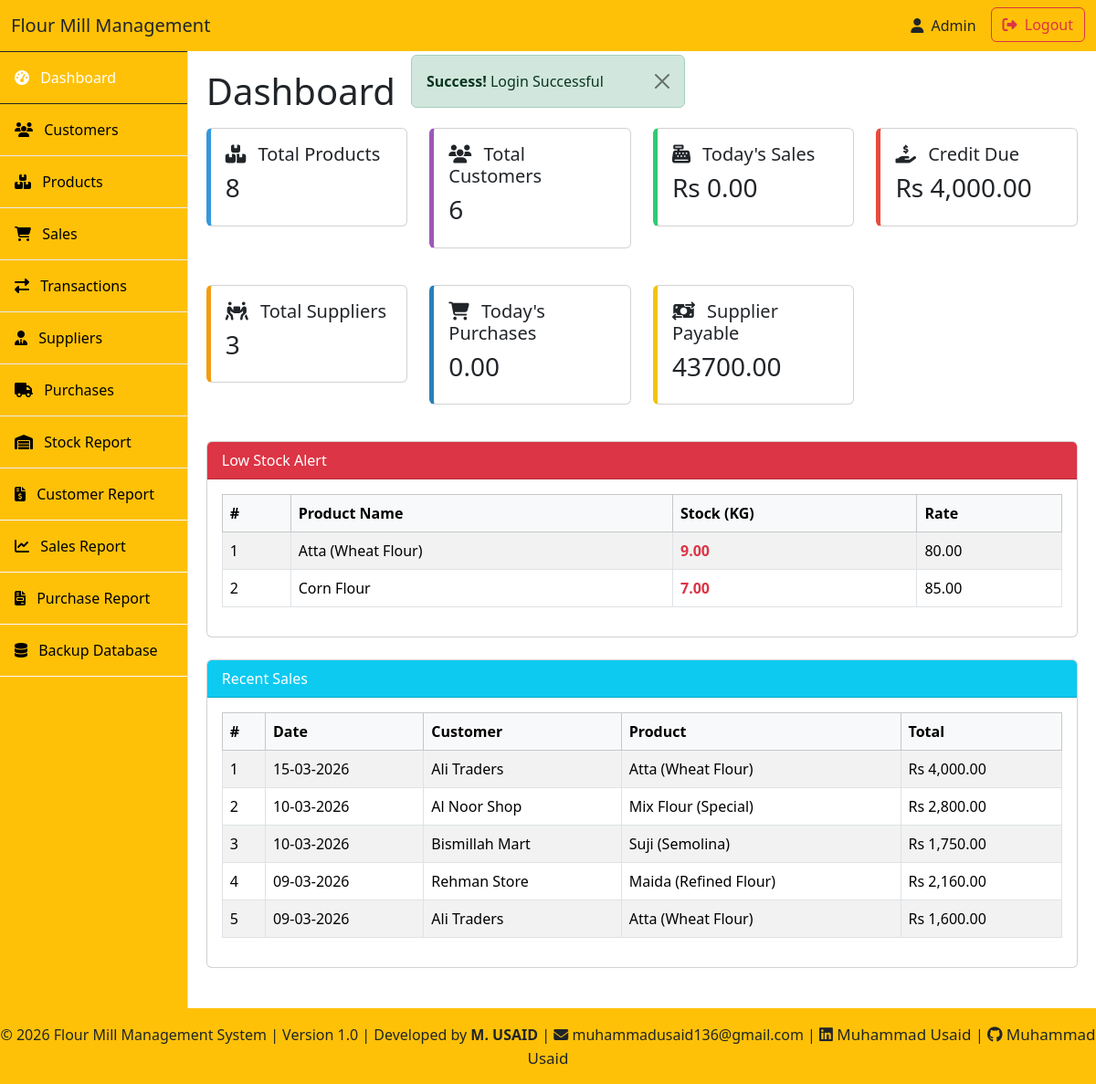
/index.php (signed in), run on the app's committed database.
### tables this page shows
CREATE TABLE `products` (
  `id` int(11) NOT NULL AUTO_INCREMENT,
  `name` varchar(255) NOT NULL,
  `created_at` timestamp NOT NULL DEFAULT current_timestamp(),
  `updated_at` timestamp NOT NULL DEFAULT current_timestamp() ON UPDATE current_timestamp(),
  `stock_kg` decimal(10,2) DEFAULT NULL,
  `rate_per_kg` decimal(10,2) DEFAULT NULL,
  PRIMARY KEY (`id`)
);

CREATE TABLE `sales` (
  `id` int(11) NOT NULL AUTO_INCREMENT,
  `customer_id` int(11) DEFAULT NULL,
  `product_id` int(11) NOT NULL,
  `quantity` decimal(10,2) NOT NULL,
  `rate` decimal(10,2) NOT NULL,
  `total` decimal(10,2) NOT NULL,
  `payment_type` enum('cash','credit') NOT NULL,
  `created_at` timestamp NOT NULL DEFAULT current_timestamp(),
  PRIMARY KEY (`id`),
  KEY `fk_sale_customer` (`customer_id`),
  KEY `fk_sale_product` (`product_id`),
  CONSTRAINT `fk_sale_customer` FOREIGN KEY (`customer_id`) REFERENCES `customers` (`id`) ON DELETE SET NULL ON UPDATE CASCADE,
  CONSTRAINT `fk_sale_product` FOREIGN KEY (`product_id`) REFERENCES `products` (`id`) ON DELETE CASCADE ON UPDATE CASCADE
);

CREATE TABLE `customers` (
  `id` int(11) NOT NULL AUTO_INCREMENT,
  `name` varchar(100) NOT NULL,
  `phone` varchar(20) DEFAULT NULL,
  `address` text DEFAULT NULL,
  `created_at` timestamp NOT NULL DEFAULT current_timestamp(),
  PRIMARY KEY (`id`)
);

### includes/functions.php (called while the page is built, shortened)
<?php
function getFlash(string $type): ?string
{
    if (isset($_SESSION['flash'][$type])) {
        $msg = $_SESSION['flash'][$type];
        return $msg;
    }
    return null;
}
function e(string $value): string
{
    return htmlspecialchars($value ?? '', ENT_QUOTES | ENT_SUBSTITUTE, 'UTF-8');
}

### index.php (the view)
<?php
include "includes/init.php";
include "layout/header.php";
$stmt = mysqli_prepare($conn, "SELECT COUNT(*) AS total_products FROM products");
mysqli_stmt_execute($stmt);
$result = mysqli_stmt_get_result($stmt);
$total_products = mysqli_fetch_assoc($result)['total_products'];
$stmt = mysqli_prepare($conn, "SELECT COUNT(*) AS total_customers FROM customers");
mysqli_stmt_execute($stmt);
$result = mysqli_stmt_get_result($stmt);
$total_customers = mysqli_fetch_assoc($result)['total_customers'];
$stmt = mysqli_prepare($conn, "SELECT SUM(total) AS today_sales FROM sales WHERE DATE(created_at) = ?");
$today = date('Y-m-d');
mysqli_stmt_bind_param($stmt, "s", $today);
mysqli_stmt_execute($stmt);
$result = mysqli_stmt_get_result($stmt);
$today_sale = mysqli_fetch_assoc($result)['today_sales'] ?? 0;
$stmt = mysqli_prepare($conn, "SELECT
    SUM(CASE WHEN type='debit' THEN amount ELSE 0 END) -
    SUM(CASE WHEN type='credit' THEN amount ELSE 0 END) AS credit_due
    FROM transactions
");
mysqli_stmt_execute($stmt);
$result = mysqli_stmt_get_result($stmt);
$credit_due = mysqli_fetch_assoc($result)['credit_due'];
$stmt = mysqli_prepare($conn, "SELECT COUNT(*) AS total_suppliers FROM suppliers");
mysqli_stmt_execute($stmt);
$result = mysqli_stmt_get_result($stmt);
$total_suppliers = mysqli_fetch_assoc($result)['total_suppliers'];
$stmt = mysqli_prepare($conn, "SELECT SUM(total) AS today_purchases FROM purchases WHERE DATE(created_at) = ?");
mysqli_stmt_bind_param($stmt, "s", $today);
mysqli_stmt_execute($stmt);
$result = mysqli_stmt_get_result($stmt);
$today_purchases = mysqli_fetch_assoc($result)['today_purchases'] ?? 0;
$stmt = mysqli_prepare($conn, "SELECT SUM(remaining) AS total_payable FROM purchases");
mysqli_stmt_execute($stmt);
$result = mysqli_stmt_get_result($stmt);
$totalPayable = mysqli_fetch_assoc($result)['total_payable'];
$stmt = mysqli_prepare($conn, "SELECT name, stock_kg, rate_per_kg FROM products WHERE stock_kg < 10");
mysqli_stmt_execute($stmt);
$lowStock = mysqli_stmt_get_result($stmt);
$stmt = mysqli_prepare($conn, "
SELECT s.created_at, p.name AS product_name, c.name AS customer_name, s.total
FROM sales s
LEFT JOIN products p ON s.product_id = p.id
LEFT JOIN customers c ON s.customer_id = c.id
ORDER BY s.created_at DESC
LIMIT 5
");
mysqli_stmt_execute($stmt);
$recentSales = mysqli_stmt_get_result($stmt);
?>
<h1 class="mb-3">Dashboard</h1>
<div class="row mb-4">
    <div class="col-md-3 mb-3">
        <div class="card text-dark" style="border-left: 5px solid #3498db;">
            <div class="card-body">
                <h5 class="card-title"><i class="fa fa-boxes me-2"></i> Total Products</h5>
                <h3><?= e($total_products); ?></h3>
            </div>
        </div>
    </div>
    <div class="col-md-3 mb-3">
        <div class="card text-dark" style="border-left: 5px solid #9b59b6;">
            <div class="card-body">
                <h5 class="card-title"><i class="fa fa-users me-2"></i> Total Customers</h5>
                <h3><?= e($total_customers); ?></h3>
            </div>
        </div>
    </div>
    <div class="col-md-3 mb-3">
        <div class="card text-dark" style="border-left: 5px solid #2ecc71;">
            <div class="card-body">
                <h5 class="card-title"><i class="fa fa-cash-register me-2"></i> Today's Sales</h5>
                <h3>Rs <?= number_format($today_sale ?? 0, 2); ?></h3>
            </div>
        </div>
    </div>
    <div class="col-md-3 mb-3">
        <div class="card text-dark" style="border-left: 5px solid #e74c3c;">
            <div class="card-body">
                <h5 class="card-title"><i class="fa fa-hand-holding-dollar me-2"></i> Credit Due</h5>
                <h3>Rs <?= number_format($credit_due, 2); ?></h3>
            </div>
        </div>
    </div>
</div>
<div class="row mb-4">
    <div class="col-md-3 mb-3">
        <div class="card text-dark" style="border-left: 5px solid #f39c12;">
            <div class="card-body">
                <h5 class="card-title"><i class="fa fa-people-carry-box me-2"></i> Total Suppliers</h5>
                <h3><?= e($total_suppliers); ?></h3>
            </div>
        </div>
    </div>
    <div class="col-md-3 mb-3">
        <div class="card text-dark" style="border-left: 5px solid #2980b9;">
            <div class="card-body">
                <h5 class="card-title"><i class="fa fa-shopping-cart me-2"></i> Today's Purchases</h5>
                <h3><?= number_format($today_purchases ?? 0, 2); ?></h3>
            </div>
        </div>
    </div>
    <div class="col-md-3 mb-3">
        <div class="card text-dark" style="border-left: 5px solid #f1c40f;">
            <div class="card-body">
                <h5 class="card-title"><i class="fa fa-money-bill-transfer me-2"></i> Supplier Payable</h5>
                <h3><?= e($totalPayable); ?></h3>
            </div>
        </div>
    </div>
</div>
<div class="card mb-4">
    <div class="card-header bg-danger text-white">Low Stock Alert</div>
    <div class="card-body">
        <div class="table-responsive">
            <?php if (mysqli_num_rows($lowStock) > 0): ?>
                <table class="table table-bordered table-striped">
                    <thead class="table-light">
                        <tr>
                            <th>#</th>
                            <th>Product Name</th>
                            <th>Stock (KG)</th>
                            <th>Rate</th>
                        </tr>
                    </thead>
                    <tbody>
                        <?php $i = 1; ?>
                        <?php while ($row = mysqli_fetch_assoc($lowStock)): ?>
                            <tr>
                                <td><?= $i++; ?></td>
                                <td><?= e($row['name']); ?></td>
                                <td class="<?= ($row['stock_kg'] < 10) ? 'text-danger' : 'text-success' ?> fw-bold"><?= $row['stock_kg']; ?></td>
                                <td><?= number_format($row['rate_per_kg'], 2); ?></td>
                            </tr>
                        <?php endwhile; ?>
                    </tbody>
                </table>
            <?php else: ?>
                <p class="text-success">All products have sufficient stock.</p>
            <?php endif; ?>
        </div>
    </div>
</div>
<div class="card mb-4">
    <div class="card-header bg-info text-white">Recent Sales</div>
    <div class="card-body">
        <div class="table-responsive">
            <table class="table table-bordered table-striped">
                <thead class="table-light">
                    <tr>
                        <th>#</th>
                        <th>Date</th>
                        <th>Customer</th>
                        <th>Product</th>
                        <th>Total</th>
                    </tr>
                </thead>
                <tbody>
                    <?php $i = 1; ?>
                    <?php while ($row = mysqli_fetch_assoc($recentSales)): ?>
                        <tr>
                            <td><?= $i++; ?></td>
                            <td><?= date("d-m-Y", strtotime($row['created_at'])); ?></td>
                            <td><?= e($row['customer_name']); ?></td>
                            <td><?= e($row['product_name']); ?></td>
                            <td>Rs <?= number_format($row['total'], 2); ?></td>
                        </tr>
                    <?php endwhile; ?>
                </tbody>
            </table>
        </div>
    </div>
</div>
<?php include "layout/footer.php"; ?>

### layout/header.php (shortened to what this page needs)
<!DOCTYPE html>
<html lang="en">
<head>
    <link href="https://cdn.jsdelivr.net/npm/bootstrap@5.3.2/dist/css/bootstrap.min.css" rel="stylesheet">
    <link rel="stylesheet" href="https://cdnjs.cloudflare.com/ajax/libs/font-awesome/6.4.0/css/all.min.css">
    <link rel="stylesheet" href="../assets/style.css">
</head>
<body>
    <?php if ($msg = getFlash('success')): ?>
        <div class="alert alert-success alert-dismissible fade show position-fixed top-0 start-50 translate-middle-x zindex-tooltip" role="alert" style="min-width:300px;">
            <b>Success! </b><?= e($msg); ?>
            <button type="button" class="btn-close" data-bs-dismiss="alert" aria-label="Close"></button>
        </div>
    <?php endif; ?>
    <?php include "navbar.php"; ?>
    <div class="d-flex">
        <?php include 'sidebar.php'; ?>
        <div class="content">

### layout/navbar.php (shortened to what this page needs)
<nav class="navbar navbar-expand-lg navbar-dark text-dark bg-warning sticky-top">
    <div class="container-fluid">
        <a class="navbar-brand text-dark" href="../index.php">Flour Mill Management</a>
        <div class="collapse navbar-collapse" id="navbarContent">
            <ul class="navbar-nav ms-auto mb-2 mb-lg-0">
                <li class="nav-item">
                    <span class="nav-link text-dark"><i class="fa fa-user me-1"></i> Admin</span>
                </li>
                <li class="nav-item">
                    <a class="btn btn-outline-danger ms-2" href="<?= BASE_URL ?>auth/logout.php"><i class="fa fa-sign-out-alt me-1"></i> Logout</a>
                </li>
            </ul>
        </div>
    </div>
</nav>

### layout/sidebar.php
<?php
$current_page = basename($_SERVER['PHP_SELF']);
$customer_pages = ['customer_list.php', 'customer_add.php', 'customer_edit.php', 'customer_ledger.php'];
$transaction_pages = ['transaction_list.php', 'transaction_add.php'];
$product_pages = ['product_list.php', 'product_edit.php', 'product_delete.php', 'product_add.php'];
$sale_pages = ['sale_list.php', 'sale_view.php', 'sale_add.php'];
$suppliers_pages = ['suppliers_list.php', 'supplier_add.php', 'supplier_edit.php'];
$purchases_pages = ['purchases_list.php', 'purchase_edit.php', 'purchase_add.php', 'purchase_ledger.php'];
?>
<div class=" border-end" id="sidebar-wrapper" style="min-height:100vh; width:250px;">
    <div class="list-group list-group-flush">
        <a href="<?= BASE_URL ?>index.php" class="list-group-item list-group-item-action border-top p-3 <?= ($current_page == 'index.php') ? 'active text-white border-dark' : 'list-group-item-light border-light' ?>">
            <i class="fa fa-tachometer-alt me-2"></i> Dashboard
        </a>
        <a href="<?= BASE_URL ?>customers/customer_list.php" class="list-group-item list-group-item-action <?= (in_Array($current_page, $customer_pages)) ? 'active text-white' : 'list-group-item-light' ?> p-3">
            <i class="fa fa-users me-2"></i> Customers
        </a>
        <a href="<?= BASE_URL ?>products/product_list.php" class="list-group-item list-group-item-action <?= (in_Array($current_page, $product_pages)) ? 'active text-white' : 'list-group-item-light' ?> p-3">
            <i class="fa fa-boxes me-2"></i> Products
        </a>
        <a href="<?= BASE_URL ?>sales/sale_list.php" class="list-group-item list-group-item-action <?= (in_Array($current_page, $sale_pages)) ? 'active text-white' : 'list-group-item-light' ?> p-3">
            <i class="fa fa-shopping-cart me-2"></i> Sales
        </a>
        <a href="<?= BASE_URL ?>transactions/transaction_list.php" class="list-group-item list-group-item-action <?= (in_Array($current_page, $transaction_pages)) ? 'active text-white' : 'list-group-item-light' ?> p-3">
            <i class="fa fa-exchange-alt me-2"></i> Transactions
        </a>
        <a href="<?= BASE_URL ?>suppliers/suppliers_list.php" class="list-group-item list-group-item-action <?= (in_Array($current_page, $suppliers_pages)) ? 'active text-white' : 'list-group-item-light' ?> p-3">
            <i class="fa fa-user-tie me-2"></i> Suppliers
        </a>
        <a href="<?= BASE_URL ?>purchases/purchases_list.php" class="list-group-item list-group-item-action <?= (in_Array($current_page, $purchases_pages)) ? 'active text-white' : 'list-group-item-light' ?> p-3">
            <i class="fa fa-truck me-2"></i> Purchases
        </a>
        <a href="<?= BASE_URL ?>reports/stock_report.php" class="list-group-item list-group-item-action <?= ($current_page == 'stock_report.php') ? 'active text-white' : 'list-group-item-light' ?> p-3">
            <i class="fa fa-warehouse me-2"></i> Stock Report
        </a>
        <a href="<?= BASE_URL ?>reports/customer_report.php" class="list-group-item list-group-item-action <?= ($current_page == 'customer_report.php') ? 'active text-white border-bottom border-dark' : 'list-group-item-light border-bottom border-light' ?> p-3">
            <i class="fa fa-file-invoice-dollar me-2"></i> Customer Report
        </a>
        <a href="<?= BASE_URL ?>reports/sales_report.php" class="list-group-item list-group-item-action <?= ($current_page == 'sales_report.php') ? 'active text-white border-bottom border-dark' : 'list-group-item-light border-bottom border-light' ?> p-3">
            <i class="fa fa-chart-line me-2"></i> Sales Report
        </a>
        <a href="<?= BASE_URL ?>reports/purchase_report.php" class="list-group-item list-group-item-action <?= ($current_page == 'purchase_report.php') ? 'active text-white border-bottom border-dark' : 'list-group-item-light border-bottom border-light' ?> p-3">
            <i class="fa fa-file-invoice me-2"></i> Purchase Report
        </a>
        <a href="<?= BASE_URL ?>backups/backup_database.php" class="list-group-item list-group-item-action <?= ($current_page == 'backup_database.php') ? 'active text-white border-bottom border-dark' : 'list-group-item-light border-bottom border-light' ?> p-3">
            <i class="fa fa-database me-2"></i> Backup Database
        </a>
    </div>
</div>

### layout/footer.php (shortened to what this page needs)
</div>
</div>
<footer class="bg-warning text-dark text-center py-3">
    <p class="mb-0">
        &copy; <?= date('Y'); ?> Flour Mill Management System |
        Version 1.0 |
        Developed by <strong>M. USAID</strong> |
        <a href="mailto:muhammadusaid136@gmail.com" target="_blank" class="text-dark text-decoration-none fs-6">
            <i class="fa fa-envelope fa-md"></i> muhammadusaid136@gmail.com
        </a> |
        <a href="https://www.linkedin.com/in/m-usaid-saddiq-110500320/" target="_blank" class="text-dark text-decoration-none mt-2" style="font-size:17px; margin-top: 2px;">
            <i class="fab fa-linkedin fa-md"></i> Muhammad Usaid
        </a> |
        <a href="https://www.github.com/usaid136/" target="_blank" class="text-dark text-decoration-none mt-2" style="font-size:17px; margin-top: 2px;">
            <i class="fab fa-github fa-md"></i> Muhammad Usaid
        </a>
    </p>
</footer>
</body>
</html>

### layout/header.php (style rules this page uses)
body { overflow-x: hidden; }
.content { width: 100%; padding: 20px; }
#sidebar-wrapper .list-group-item { background-color: #ffc107; color: black; }
#sidebar-wrapper { background-color: #ffc107; }
.alert { margin-top: 60px; }

### data on the page
products: name "Atta (Wheat Flour)", stock_kg "9.00", rate_per_kg "80.00"
products: name "Corn Flour", stock_kg "7.00", rate_per_kg "85.00"
sales: created_at "15-03-2026", customer.name "Ali Traders", product.name "Atta (Wheat Flour)", total "4,000.00"
sales: created_at "10-03-2026", customer.name "Al Noor Shop", product.name "Mix Flour (Special)", total "2,800.00"
sales: created_at "10-03-2026", customer.name "Bismillah Mart", product.name "Suji (Semolina)", total "1,750.00"
sales: created_at "09-03-2026", customer.name "Rehman Store", product.name "Maida (Refined Flour)", total "2,160.00"
sales: created_at "09-03-2026", customer.name "Ali Traders", product.name "Atta (Wheat Flour)", total "1,600.00"

### other printed values
$msg "Login Successful"
$total_products "8"
$total_customers "6"
$today_sale "0.00"
$credit_due "4,000.00"
$total_suppliers "3"
$today_purchases "0.00"
$totalPayable "43700.00"
